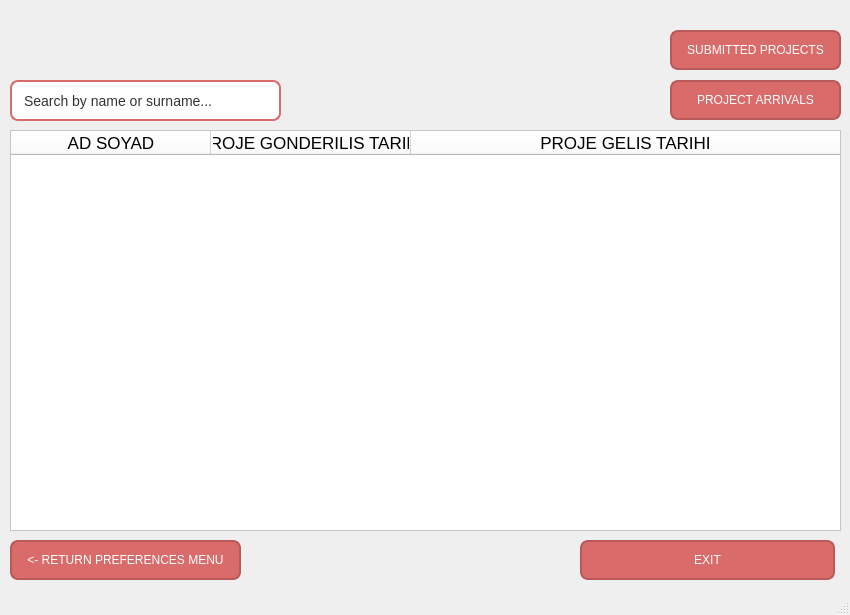
<?xml version="1.0" encoding="UTF-8"?>
<ui version="4.0">
 <class>MainWindow</class>
 <widget class="QMainWindow" name="MainWindow">
  <property name="geometry">
   <rect>
    <x>0</x>
    <y>0</y>
    <width>850</width>
    <height>615</height>
   </rect>
  </property>
  <property name="windowTitle">
   <string>Interviews Menu</string>
  </property>
  <property name="styleSheet">
   <string notr="true">background: qlineargradient(
    x2:0, 
	y1:0, 
	x1:0, 
	y1:1,
    stop:0 #404040,
    stop:1 #E6E6E6
);</string>
  </property>
  <widget class="QWidget" name="centralwidget">
   <widget class="QWidget" name="widget" native="true">
    <property name="geometry">
     <rect>
      <x>-10</x>
      <y>0</y>
      <width>851</width>
      <height>621</height>
     </rect>
    </property>
    <property name="styleSheet">
     <string notr="true">background:transparent</string>
    </property>
    <widget class="QLabel" name="label">
     <property name="geometry">
      <rect>
       <x>20</x>
       <y>10</y>
       <width>251</width>
       <height>51</height>
      </rect>
     </property>
     <property name="sizePolicy">
      <sizepolicy hsizetype="Fixed" vsizetype="Fixed">
       <horstretch>0</horstretch>
       <verstretch>0</verstretch>
      </sizepolicy>
     </property>
     <property name="text">
      <string/>
     </property>
     <property name="pixmap">
      <pixmap>../../../Downloads/logo.png</pixmap>
     </property>
     <property name="scaledContents">
      <bool>true</bool>
     </property>
    </widget>
    <widget class="QPushButton" name="btn_return_preferences_menu">
     <property name="geometry">
      <rect>
       <x>20</x>
       <y>540</y>
       <width>231</width>
       <height>40</height>
      </rect>
     </property>
     <property name="styleSheet">
      <string notr="true">QPushButton {
    background-color: #D96B6B;
    color: white;
    border-radius: 8px;
    padding: 10px;
border: 2px solid #B85A5A; 
}

QPushButton:hover {
    background-color: #E07C7C;
}

QPushButton:pressed {
    background-color: #B85A5A;
}

QPushButton:checked {
    background-color: #A94444;
    font-weight: bold;
}</string>
     </property>
     <property name="text">
      <string>&lt;- RETURN PREFERENCES MENU</string>
     </property>
    </widget>
    <widget class="QTableWidget" name="table_interview">
     <property name="geometry">
      <rect>
       <x>20</x>
       <y>130</y>
       <width>831</width>
       <height>401</height>
      </rect>
     </property>
     <property name="styleSheet">
      <string notr="true">background:white</string>
     </property>
     <attribute name="horizontalHeaderVisible">
      <bool>true</bool>
     </attribute>
     <attribute name="horizontalHeaderCascadingSectionResizes">
      <bool>true</bool>
     </attribute>
     <attribute name="horizontalHeaderMinimumSectionSize">
      <number>22</number>
     </attribute>
     <attribute name="horizontalHeaderDefaultSectionSize">
      <number>200</number>
     </attribute>
     <attribute name="horizontalHeaderHighlightSections">
      <bool>true</bool>
     </attribute>
     <attribute name="horizontalHeaderShowSortIndicator" stdset="0">
      <bool>false</bool>
     </attribute>
     <attribute name="horizontalHeaderStretchLastSection">
      <bool>true</bool>
     </attribute>
     <attribute name="verticalHeaderDefaultSectionSize">
      <number>200</number>
     </attribute>
     <attribute name="verticalHeaderStretchLastSection">
      <bool>true</bool>
     </attribute>
     <column>
      <property name="text">
       <string>AD SOYAD</string>
      </property>
      <property name="font">
       <font>
        <pointsize>13</pointsize>
       </font>
      </property>
     </column>
     <column>
      <property name="text">
       <string>PROJE GONDERILIS TARIHI</string>
      </property>
      <property name="font">
       <font>
        <pointsize>13</pointsize>
       </font>
      </property>
     </column>
     <column>
      <property name="text">
       <string>PROJE GELIS TARIHI</string>
      </property>
      <property name="font">
       <font>
        <pointsize>13</pointsize>
       </font>
      </property>
     </column>
    </widget>
    <widget class="QPushButton" name="btn_exit">
     <property name="geometry">
      <rect>
       <x>590</x>
       <y>540</y>
       <width>255</width>
       <height>40</height>
      </rect>
     </property>
     <property name="styleSheet">
      <string notr="true">QPushButton {
    background-color: #D96B6B;
    color: white;
	border-radious:8px;
	border: 2px solid #B85A5A; 
    padding: 10px;
border-radius: 8px;
}

QPushButton:hover {
    background-color: #E07C7C;
}

QPushButton:pressed {
    background-color: #B85A5A;
}

QPushButton:checked {
    background-color: #A94444;
    font-weight: bold;
}</string>
     </property>
     <property name="text">
      <string>EXIT</string>
     </property>
    </widget>
    <widget class="QLineEdit" name="line_search">
     <property name="geometry">
      <rect>
       <x>20</x>
       <y>80</y>
       <width>271</width>
       <height>41</height>
      </rect>
     </property>
     <property name="sizePolicy">
      <sizepolicy hsizetype="Fixed" vsizetype="Fixed">
       <horstretch>0</horstretch>
       <verstretch>0</verstretch>
      </sizepolicy>
     </property>
     <property name="styleSheet">
      <string notr="true">QLineEdit {
    background-color: #FFFFFF;      /* Beyaz kutu */
    border: 2px solid #D96B6B;      /* Tatlı kırmızı border */
    border-radius: 8px;             /* Köşeleri yuvarlat */
    padding: 6px 10px;              /* İç boşluk */
    font-size: 14px;                 /* Yazı boyutu */
    color: #333333;                  /* Yazı rengi */
}

QLineEdit:focus {
    border: 2px solid #E07C7C;      /* Focus olunca border değişir */
}</string>
     </property>
     <property name="text">
      <string>Search by name or surname...</string>
     </property>
    </widget>
    <widget class="QPushButton" name="btn_project_arrivals">
     <property name="geometry">
      <rect>
       <x>680</x>
       <y>80</y>
       <width>171</width>
       <height>40</height>
      </rect>
     </property>
     <property name="styleSheet">
      <string notr="true">QPushButton {
    background-color: #D96B6B;
    color: white;
	border-radious:8px;
	border: 2px solid #B85A5A; 
    padding: 10px;
border-radius: 8px;
}

QPushButton:hover {
    background-color: #E07C7C;
}

QPushButton:pressed {
    background-color: #B85A5A;
}

QPushButton:checked {
    background-color: #A94444;
    font-weight: bold;
}</string>
     </property>
     <property name="text">
      <string>PROJECT ARRIVALS</string>
     </property>
    </widget>
    <widget class="QPushButton" name="btn_submitted_projects">
     <property name="geometry">
      <rect>
       <x>680</x>
       <y>30</y>
       <width>171</width>
       <height>40</height>
      </rect>
     </property>
     <property name="styleSheet">
      <string notr="true">QPushButton {
    background-color: #D96B6B;
    color: white;
	border-radious:8px;
	border: 2px solid #B85A5A; 
    padding: 10px;
border-radius: 8px;
}

QPushButton:hover {
    background-color: #E07C7C;
}

QPushButton:pressed {
    background-color: #B85A5A;
}

QPushButton:checked {
    background-color: #A94444;
    font-weight: bold;
}</string>
     </property>
     <property name="text">
      <string>SUBMITTED PROJECTS</string>
     </property>
    </widget>
   </widget>
  </widget>
  <widget class="QStatusBar" name="statusbar"/>
 </widget>
 <resources/>
 <connections/>
</ui>
